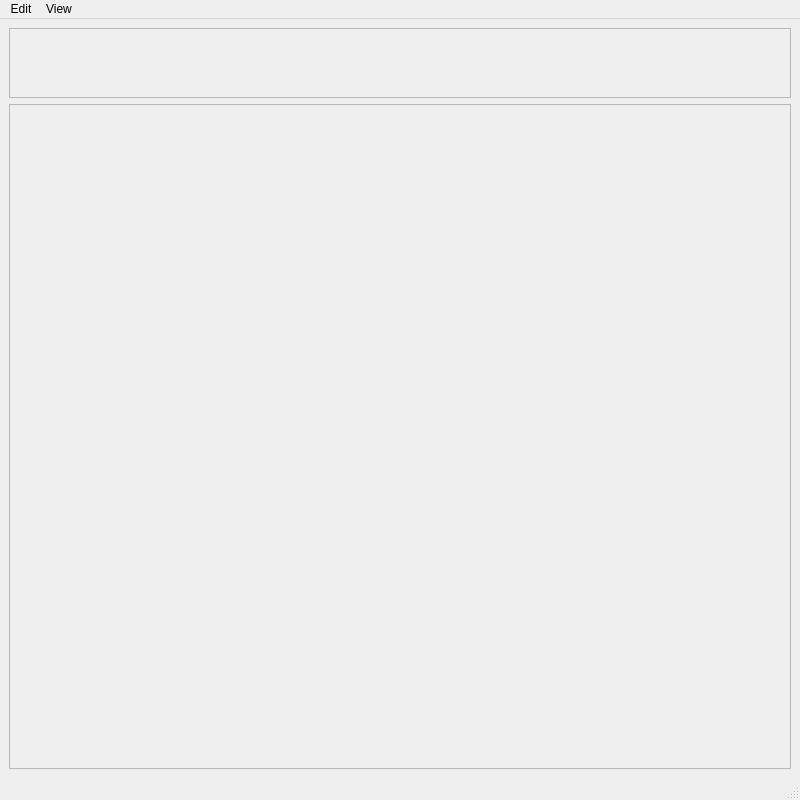
<?xml version="1.0" encoding="UTF-8"?>
<ui version="4.0">
 <class>MainWindow</class>
 <widget class="QMainWindow" name="MainWindow">
  <property name="geometry">
   <rect>
    <x>0</x>
    <y>0</y>
    <width>800</width>
    <height>800</height>
   </rect>
  </property>
  <property name="sizePolicy">
   <sizepolicy hsizetype="Expanding" vsizetype="Expanding">
    <horstretch>0</horstretch>
    <verstretch>0</verstretch>
   </sizepolicy>
  </property>
  <property name="windowTitle">
   <string>MainWindow</string>
  </property>
  <widget class="QWidget" name="centralwidget">
   <property name="sizePolicy">
    <sizepolicy hsizetype="Expanding" vsizetype="Expanding">
     <horstretch>0</horstretch>
     <verstretch>0</verstretch>
    </sizepolicy>
   </property>
   <property name="minimumSize">
    <size>
     <width>800</width>
     <height>600</height>
    </size>
   </property>
   <layout class="QVBoxLayout" name="verticalLayout">
    <item>
     <widget class="QSplitter" name="splitter">
      <property name="orientation">
       <enum>Qt::Horizontal</enum>
      </property>
      <widget class="QScrollArea" name="scrollArea">
       <property name="widgetResizable">
        <bool>true</bool>
       </property>
       <widget class="Scatter3DWidget" name="scatter3DWidget">
        <property name="geometry">
         <rect>
          <x>0</x>
          <y>0</y>
          <width>209</width>
          <height>68</height>
         </rect>
        </property>
       </widget>
      </widget>
     </widget>
    </item>
    <item>
     <widget class="QScrollArea" name="chartViewScrollArea">
      <property name="sizePolicy">
       <sizepolicy hsizetype="Expanding" vsizetype="Expanding">
        <horstretch>0</horstretch>
        <verstretch>0</verstretch>
       </sizepolicy>
      </property>
      <property name="minimumSize">
       <size>
        <width>0</width>
        <height>0</height>
       </size>
      </property>
      <property name="widgetResizable">
       <bool>true</bool>
      </property>
      <widget class="ChartViewWidget" name="chartViewWidget">
       <property name="geometry">
        <rect>
         <x>0</x>
         <y>0</y>
         <width>780</width>
         <height>704</height>
        </rect>
       </property>
       <property name="sizePolicy">
        <sizepolicy hsizetype="Expanding" vsizetype="Expanding">
         <horstretch>0</horstretch>
         <verstretch>0</verstretch>
        </sizepolicy>
       </property>
       <property name="minimumSize">
        <size>
         <width>0</width>
         <height>0</height>
        </size>
       </property>
      </widget>
     </widget>
    </item>
   </layout>
  </widget>
  <widget class="QMenuBar" name="menubar">
   <property name="geometry">
    <rect>
     <x>0</x>
     <y>0</y>
     <width>800</width>
     <height>21</height>
    </rect>
   </property>
   <widget class="QMenu" name="menuEdit">
    <property name="title">
     <string>Edit</string>
    </property>
    <addaction name="actionK_Means"/>
   </widget>
   <widget class="QMenu" name="menuView">
    <property name="title">
     <string>View</string>
    </property>
    <addaction name="actionActual_Size"/>
    <addaction name="actionZoom_In"/>
    <addaction name="actionZoom_Out"/>
   </widget>
   <addaction name="menuEdit"/>
   <addaction name="menuView"/>
  </widget>
  <widget class="QStatusBar" name="statusbar"/>
  <action name="actionK_Means">
   <property name="text">
    <string>K-Means...</string>
   </property>
  </action>
  <action name="actionActual_Size">
   <property name="text">
    <string>Actual Size</string>
   </property>
  </action>
  <action name="actionZoom_In">
   <property name="text">
    <string>Zoom In</string>
   </property>
  </action>
  <action name="actionZoom_Out">
   <property name="text">
    <string>Zoom Out</string>
   </property>
  </action>
  <action name="actionSwitch_to_3D">
   <property name="text">
    <string>Switch to 3D</string>
   </property>
  </action>
  <action name="actionSwitch_to_2D">
   <property name="text">
    <string>Switch to 2D</string>
   </property>
  </action>
 </widget>
 <customwidgets>
  <customwidget>
   <class>ChartViewWidget</class>
   <extends>QWidget</extends>
   <header>ChartViewWidget.h</header>
   <container>1</container>
  </customwidget>
  <customwidget>
   <class>Scatter3DWidget</class>
   <extends>QWidget</extends>
   <header location="global">Scatter3DWidget.h</header>
   <container>1</container>
  </customwidget>
 </customwidgets>
 <resources/>
 <connections>
  <connection>
   <sender>actionActual_Size</sender>
   <signal>triggered()</signal>
   <receiver>MainWindow</receiver>
   <slot>zoomActualSize()</slot>
   <hints>
    <hint type="sourcelabel">
     <x>-1</x>
     <y>-1</y>
    </hint>
    <hint type="destinationlabel">
     <x>399</x>
     <y>299</y>
    </hint>
   </hints>
  </connection>
  <connection>
   <sender>actionZoom_In</sender>
   <signal>triggered()</signal>
   <receiver>MainWindow</receiver>
   <slot>zoomIn()</slot>
   <hints>
    <hint type="sourcelabel">
     <x>-1</x>
     <y>-1</y>
    </hint>
    <hint type="destinationlabel">
     <x>399</x>
     <y>299</y>
    </hint>
   </hints>
  </connection>
  <connection>
   <sender>actionZoom_Out</sender>
   <signal>triggered()</signal>
   <receiver>MainWindow</receiver>
   <slot>zoomOut()</slot>
   <hints>
    <hint type="sourcelabel">
     <x>-1</x>
     <y>-1</y>
    </hint>
    <hint type="destinationlabel">
     <x>399</x>
     <y>299</y>
    </hint>
   </hints>
  </connection>
 </connections>
 <slots>
  <slot>zoomOut()</slot>
  <slot>zoomIn()</slot>
  <slot>zoomActualSize()</slot>
  <slot>switchTo3D()</slot>
  <slot>switchTo2D()</slot>
 </slots>
</ui>
